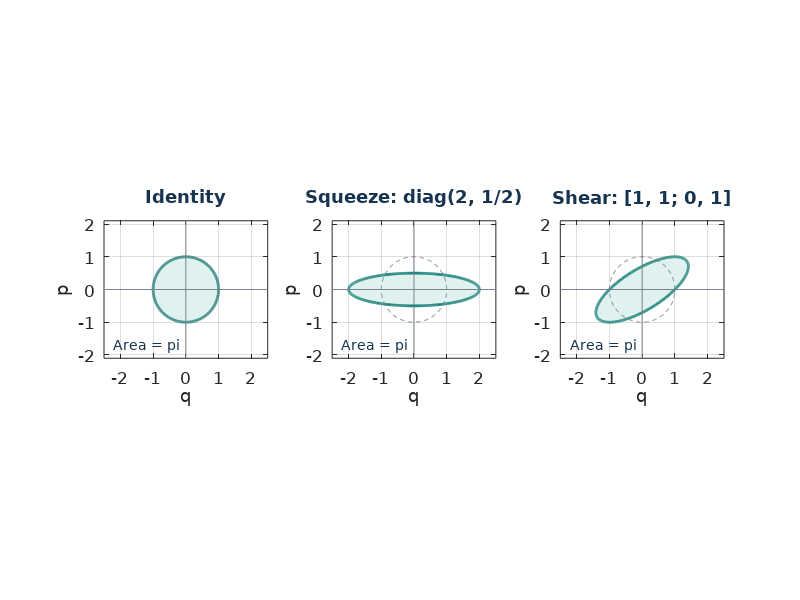
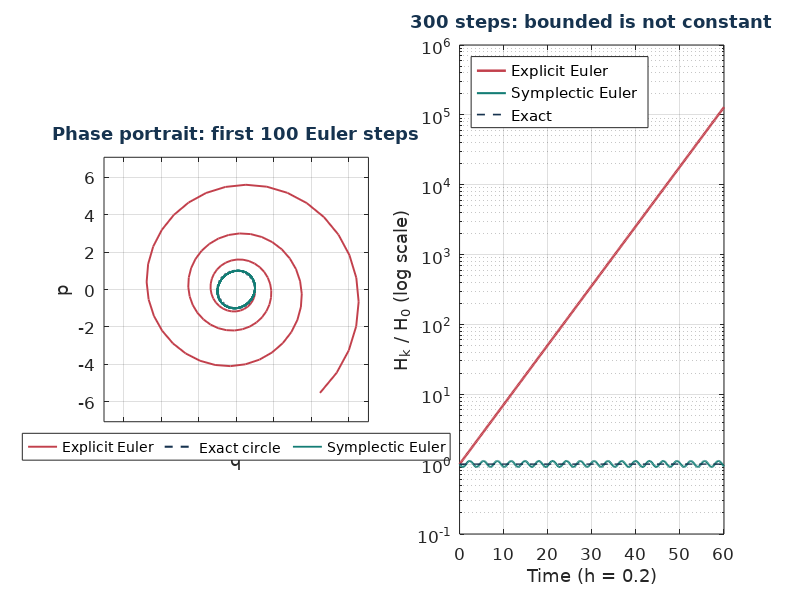
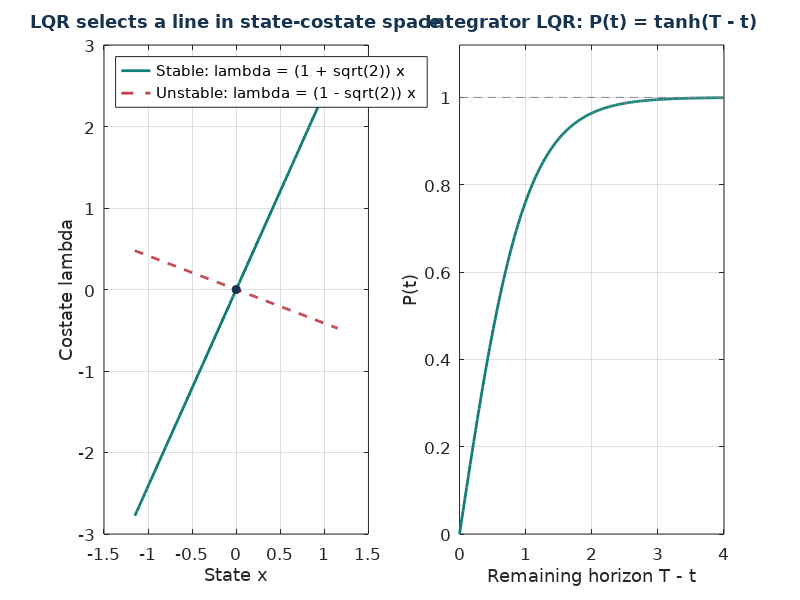

MATLAB code for these plots, in order:
% Reproduce the note's figures and check its mathematical examples.
% From the repository root:
% QT_QPA_PLATFORM=offscreen octave --no-gui --quiet Mathematics/symplectic-matrices/scripts/verify_and_plot.m
clear; close all;
pkg load control;
root = fileparts(fileparts(mfilename('fullpath')));
out = fullfile(root, 'assets');
if ~exist(out, 'dir'), mkdir(out); end
set(0, 'defaultfigurevisible', 'off');
set(0, 'defaultaxesfontsize', 12);
set(0, 'defaulttextfontname', 'DejaVu Sans');
set(0, 'defaultaxesfontname', 'DejaVu Sans');
navy = [0.09, 0.20, 0.31]; teal = [0.08, 0.49, 0.46];
rose = [0.76, 0.25, 0.30]; gray = [0.48, 0.51, 0.56];
J = [0,1;-1,0];

% Geometry: equal canonical area does not imply equal shape or energy.
theta = linspace(0, 2*pi, 401);
circle = [cos(theta); sin(theta)];
maps = {eye(2), [2,0;0,0.5], [1,1;0,1]};
names = {'Identity', 'Squeeze: diag(2, 1/2)', 'Shear: [1, 1; 0, 1]'};
f = figure('position', [0,0,1200,380], 'color', 'white');
for k = 1:3
  S = maps{k};
  assert(norm(S'*J*S-J, 'fro') < 1e-13);
  y = S*circle;
  subplot(1,3,k);
  fill(y(1,:), y(2,:), [0.88,0.95,0.94], 'edgecolor', teal, 'linewidth', 2);
  hold on; plot(circle(1,:), circle(2,:), '--', 'color', gray);
  plot([-2.5,2.5], [0,0], '-', 'color', gray);
  plot([0,0], [-2.5,2.5], '-', 'color', gray);
  axis equal; axis([-2.5,2.5,-2.1,2.1]); grid on;
  xlabel('q'); ylabel('p'); title(names{k}, 'color', navy);
  text(-2.2,-1.7,'Area = pi', 'color', navy);
end
print(f, fullfile(out,'canonical-area.png'), '-dpng', '-r160'); close(f);

% A volume-preserving four-dimensional map that is NOT symplectic.
J4 = [zeros(2),eye(2);-eye(2),zeros(2)];
D = diag([2,1,1,0.5]);
assert(abs(det(D)-1) < 1e-13);
assert(norm(D'*J4*D-J4, 'fro') > 1);

% Oscillator: exact, explicit Euler, and kick-drift symplectic Euler.
h = 0.2; N = 300; t = (0:N)*h;
E = [1,h;-h,1]; S = [1-h*h,h;-h,1];
W = [1,-h/2;-h/2,1];
assert(norm(S'*J*S-J, 'fro') < 1e-13);
assert(norm(S'*W*S-W, 'fro') < 1e-13);
assert(norm(E'*J*E-J, 'fro') > 0.05);
xe = zeros(2,N+1); xs = xe; xe(:,1) = xs(:,1) = [1;0];
for k = 1:N
  xe(:,k+1) = E*xe(:,k); xs(:,k+1) = S*xs(:,k);
end
energy_e = sum(xe.^2,1); energy_s = sum(xs.^2,1); % H/H(0)
assert(max(abs(energy_e-(1+h*h).^(0:N))) < 1e-8);
assert(max(abs(sum(xs.*(W*xs),1)-1)) < 1e-12);
assert(min(energy_s) >= 1/(1+h/2)-1e-12);
assert(max(energy_s) <= 1/(1-h/2)+1e-12);
assert(abs(energy_s(2)-1) > 0.01); % Symplectic does not mean energy exact.
% Stability boundary: a symplectic method can still be unstable.
for hh = [1.9,2.1]
  radius = max(abs(eig([1-hh*hh,hh;-hh,1])));
  if hh < 2, assert(radius < 1+1e-12); else, assert(radius > 1.5); end
end
f = figure('position', [0,0,1200,440], 'color', 'white');
subplot(1,2,1);
plot(xe(1,1:101), xe(2,1:101), '-', 'color', rose, 'linewidth', 1.4);
hold on; plot(cos(theta), -sin(theta), '--', 'color', navy, 'linewidth', 1.5);
plot(xs(1,:),xs(2,:),'-','color',teal,'linewidth',1.3);
limit = 1.08*max(max(abs(xe(:,1:101))));
axis equal; axis([-limit,limit,-limit,limit]); grid on; xlabel('q'); ylabel('p');
title('Phase portrait: first 100 Euler steps', 'color', navy);
legend('Explicit Euler','Exact circle','Symplectic Euler',...
  'location','southoutside','orientation','horizontal','fontsize',10);
subplot(1,2,2);
semilogy(t,energy_e,'-','color',rose,'linewidth',1.8); hold on;
semilogy(t,energy_s,'-','color',teal,'linewidth',1.5);
semilogy(t,ones(size(t)),'--','color',navy,'linewidth',1.2);
grid on; xlabel('Time (h = 0.2)'); ylabel('H_k / H_0 (log scale)');
title('300 steps: bounded is not constant', 'color', navy);
legend('Explicit Euler','Symplectic Euler','Exact','location','northwest');
print(f,fullfile(out,'oscillator.png'),'-dpng','-r160'); close(f);
fprintf('Oscillator: Euler H_300/H_0 = %.6f; symplectic range [%.6f, %.6f]\n',...
  energy_e(end), min(energy_s), max(energy_s));

% Continuous LQR: independently known double-integrator answer.
A = [0,1;0,0]; B = [0;1]; Q = eye(2); R = 1;
G = B*(R\B'); H = [A,-G;-Q,-A'];
Pexact = [sqrt(3),1;1,sqrt(3)];
[P,~,K] = care(A,B,Q,R);
assert(norm(P-Pexact,'fro') < 1e-11);
assert(norm(K-[1,sqrt(3)]) < 1e-11);
assert(norm(H'*J4+J4*H,'fro') < 1e-13);
assert(norm(expm(0.37*H)'*J4*expm(0.37*H)-J4,'fro') < 1e-12);
assert(norm(H*[eye(2);P]-[eye(2);P]*(A-G*P),'fro') < 1e-11);
assert(norm([eye(2);P]'*J4*[eye(2);P],'fro') < 1e-12);
assert(max(real(eig(A-B*K))) < -0.8);
fprintf('Double integrator: CARE error %.3g; invariant-graph residual %.3g\n',...
  norm(P-Pexact,'fro'), norm(H*[eye(2);P]-[eye(2);P]*(A-G*P),'fro'));

% Scalar LQR: stable/unstable directions and the terminal-cost graph.
Hs = [1,-1;-1,-1]; ps = 1+sqrt(2); pu = 1-sqrt(2);
assert(norm(Hs*[1;ps]+sqrt(2)*[1;ps]) < 1e-13);
assert(norm(Hs*[1;pu]-sqrt(2)*[1;pu]) < 1e-13);
f = figure('position',[0,0,1200,420],'color','white');
subplot(1,2,1); xx = linspace(-1.15,1.15,100);
plot(xx,ps*xx,'-','color',teal,'linewidth',2); hold on;
plot(xx,pu*xx,'--','color',rose,'linewidth',2);
for x0 = [-1,1]
  tt = linspace(0,2,100);
  plot(x0*exp(-sqrt(2)*tt),ps*x0*exp(-sqrt(2)*tt),'.','color',teal);
end
plot(0,0,'o','color',navy,'markerfacecolor',navy);
grid on; xlabel('State x'); ylabel('Costate lambda');
title('LQR selects a line in state-costate space','color',navy);
legend('Stable: lambda = (1 + sqrt(2)) x','Unstable: lambda = (1 - sqrt(2)) x',...
  'location','northwest');
subplot(1,2,2); tau = linspace(0,4,150); pv = zeros(size(tau));
for k = 1:numel(tau)
  F = expm(-tau(k)*[0,-1;-1,0]);
  pv(k) = F(2,1)/F(1,1);
end
assert(max(abs(pv-tanh(tau))) < 1e-13);
plot(tau,pv,'-','color',teal,'linewidth',2); hold on;
plot(tau,ones(size(tau)),'--','color',gray);
grid on; xlabel('Remaining horizon T - t'); ylabel('P(t)'); ylim([0,1.12]);
title('Integrator LQR: P(t) = tanh(T - t)','color',navy);
print(f,fullfile(out,'riccati-geometry.png'),'-dpng','-r160'); close(f);

% Discrete transfer and pencil on asymmetric data (order matters).
Ad = [1.1,0.3;-0.1,0.8]; Bd = [0.2;1]; Qd = diag([2,0.7]); Rd = 1.3;
Gd = Bd*(Rd\Bd');
M = [Ad,zeros(2);-Qd,eye(2)]; L = [eye(2),Gd;zeros(2),Ad'];
Sd = L\M;
assert(norm(M*J4*M'-L*J4*L','fro') < 1e-13);
assert(norm(Sd'*J4*Sd-J4,'fro') < 1e-12);
[Pd,~,Kd] = dare(Ad,Bd,Qd,Rd);
assert(norm(Sd*[eye(2);Pd]-[eye(2);Pd]*(Ad-Bd*Kd),'fro') < 1e-11);
assert(max(abs(eig(Ad-Bd*Kd))) < 1);
% A singular A still gives a valid symplectic pair.
As = [1,0.4;0,0];
Ms = [As,zeros(2);-Qd,eye(2)]; Ls = [eye(2),Gd;zeros(2),As'];
assert(rank(Ls) < 4);
assert(norm(Ms*J4*Ms'-Ls*J4*Ls','fro') < 1e-13);
% Thin-lens optics and a nontrivial block symplectic map.
optics = [1,0.7;0,1]*[1,0;-1/1.4,1];
assert(norm(optics'*J*optics-J,'fro') < 1e-13);
C = [1,0.3;-0.2,1.7];
T = blkdiag(C,inv(C'));
assert(norm(T'*J4*T-J4,'fro') < 1e-12);
fprintf('Discrete: symplectic defect %.3g; graph residual %.3g\n',...
  norm(Sd'*J4*Sd-J4,'fro'), norm(Sd*[eye(2);Pd]-[eye(2);Pd]*(Ad-Bd*Kd),'fro'));
fprintf('All checks passed. Figures written to %s\n',out);
